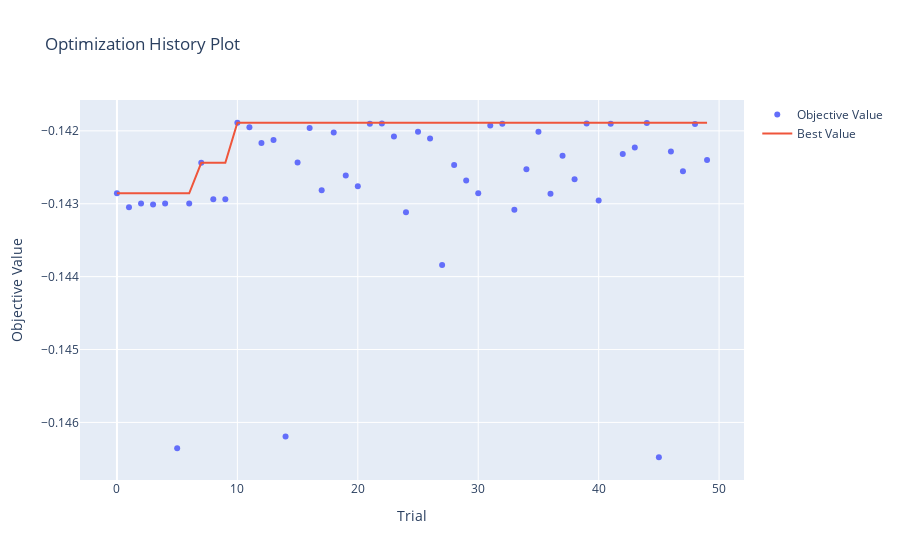

Notebook code for this chart:
### Markdown cell above
### Ridge Regression

### Code cell
import warnings
import optuna
from optuna.visualization import plot_optimization_history
import plotly.io as pio
import numpy as np
from sklearn.linear_model import Ridge

# Ignore all warnings
warnings.filterwarnings("ignore")

def ridge_regression(df, X_train, X_test, y_train, y_test):

    def objective(trial):
        param = {
            'alpha' : trial.suggest_loguniform('alpha', 1e-5, 10.0),
            'solver' : trial.suggest_categorical('solver', ['auto', 'svd', 'cholesky', 'lsqr', 'sag', 'saga'])
        }
        model = Ridge(**param)
        scores = cross_val_score(model, X_train, y_train, 
                                 cv=KFold(n_splits=5,
                                          shuffle=True,
                                          random_state=42),
                                 scoring='neg_mean_absolute_percentage_error'
                                ) # Train set is split into 3 folds, the model is trained on 2 folds and evaluated on the remaining fold. This is repeated 3 times, and the average of the 3 scores is returned.
        # Return the mean of 3 scores
        return scores.mean()
    
    study = optuna.create_study(direction='maximize', study_name='RidgeRegression')
    study.optimize(objective, n_trials=50) # n_trials is the number of trials to run, each run is evaluated by cross validation score
    fig = plot_optimization_history(study)
    pio.show(fig)
    
    print('Best parameters for ridge regression', study.best_params)
    print('Best MAPE score for ridge regression training:', -1*study.best_value)
    
    model = Ridge(**study.best_params)
    model.fit(X_train, y_train)
   
    y_pred = model.predict(X_test)
    mape = mean_absolute_percentage_error(y_test, y_pred)
    print("MAPE for ridge regression testing:", mape)

    return model

model = ridge_regression(df, X_train, X_test, y_train, y_test)
df['Prediction_RidgeReg'] = model.predict(mmscaler.transform(df[features]))
regression_report(model, X_train, X_test, y_test, df)

### Figure 1 — Plotly figure (JSON) as saved in the notebook; plotly's stock layout.template omitted (floating-point values rounded to 4 significant figures)
{"data": [{"mode": "markers", "name": "Objective Value", "type": "scatter", "x": [0, 1, 2, 3, 4, 5, 6, 7, 8, 9, 10, 11, 12, 13, 14, 15, 16, 17, 18, 19, 20, 21, 22, 23, 24, 25, 26, 27, 28, 29, 30, 31, 32, 33, 34, 35, 36, 37, 38, 39, 40, 41, 42, 43, 44, 45, 46, 47, 48, 49], "y": [-0.1429, -0.143, -0.143, -0.143, -0.143, -0.1464, -0.143, -0.1424, -0.1429, -0.1429, -0.1419, -0.1419, -0.1422, -0.1421, -0.1462, -0.1424, -0.142, -0.1428, -0.142, -0.1426, -0.1428, -0.1419, -0.1419, -0.1421, -0.1431, -0.142, -0.1421, -0.1438, -0.1425, -0.1427, -0.1429, -0.1419, -0.1419, -0.1431, -0.1425, -0.142, -0.1429, -0.1423, -0.1427, -0.1419, -0.143, -0.1419, -0.1423, -0.1422, -0.1419, -0.1465, -0.1423, -0.1426, -0.1419, -0.1424]}, {"name": "Best Value", "type": "scatter", "x": [0, 1, 2, 3, 4, 5, 6, 7, 8, 9, 10, 11, 12, 13, 14, 15, 16, 17, 18, 19, 20, 21, 22, 23, 24, 25, 26, 27, 28, 29, 30, 31, 32, 33, 34, 35, 36, 37, 38, 39, 40, 41, 42, 43, 44, 45, 46, 47, 48, 49], "y": [-0.1429, -0.1429, -0.1429, -0.1429, -0.1429, -0.1429, -0.1429, -0.1424, -0.1424, -0.1424, -0.1419, -0.1419, -0.1419, -0.1419, -0.1419, -0.1419, -0.1419, -0.1419, -0.1419, -0.1419, -0.1419, -0.1419, -0.1419, -0.1419, -0.1419, -0.1419, -0.1419, -0.1419, -0.1419, -0.1419, -0.1419, -0.1419, -0.1419, -0.1419, -0.1419, -0.1419, -0.1419, -0.1419, -0.1419, -0.1419, -0.1419, -0.1419, -0.1419, -0.1419, -0.1419, -0.1419, -0.1419, -0.1419, -0.1419, -0.1419]}], "layout": {"title": {"text": "Optimization History Plot"}, "xaxis": {"title": {"text": "Trial"}}, "yaxis": {"title": {"text": "Objective Value"}}}}
